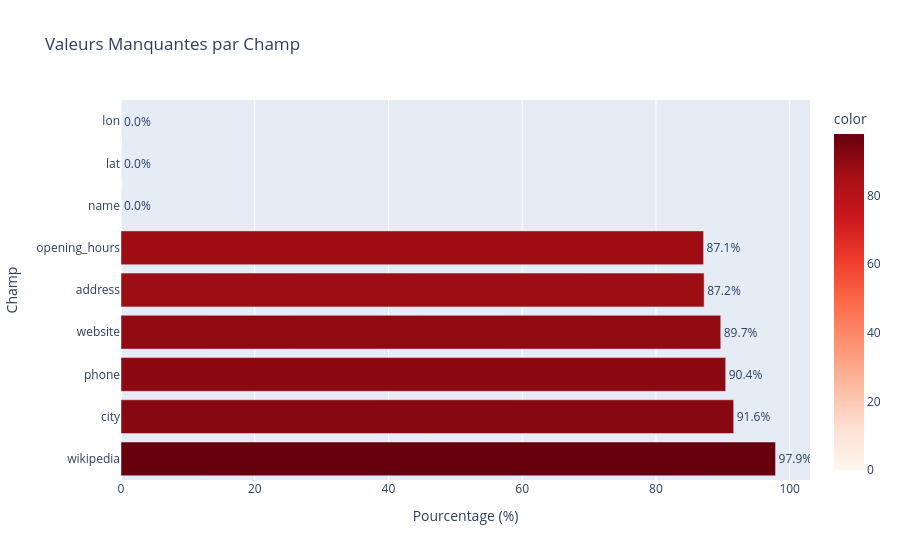

Notebook source saved alongside this figure:
### Code cell
# ===== 2. MISSING VALUES =====

fields = ['name','lat','lon','address','city','phone','website','opening_hours','wikipedia']
missing_data = {}

for field in fields:
    if field in ['lat','lon']:
        missing_count = df[field].isna().sum()
    else:
        missing_count = (df[field] == '').sum() + df[field].isna().sum()
    missing_percentage = (missing_count / len(df)) * 100
    missing_data[field] = {'count': missing_count, 'percentage': missing_percentage}

fields_sorted = sorted(missing_data.keys(), key=lambda x: missing_data[x]['percentage'], reverse=True)
percentages = [missing_data[f]['percentage'] for f in fields_sorted]

fig_missing = px.bar(
    x=percentages,
    y=fields_sorted,
    orientation='h',
    text=[f"{pct:.1f}%" for pct in percentages],
    color=percentages,
    color_continuous_scale="Reds",
    labels={'x': 'Pourcentage (%)', 'y': 'Champ'},
    title="Valeurs Manquantes par Champ"
)
fig_missing.update_traces(textposition="outside")
fig_missing.show()

### Figure 1 — Plotly figure (JSON) as saved in the notebook; plotly's stock layout.template omitted (floating-point values rounded to 4 significant figures)
{"data": [{"hovertemplate": "Pourcentage (%)=%{x}<br>Champ=%{y}<br>text=%{text}<br>color=%{marker.color}<extra></extra>", "legendgroup": "", "marker": {"color": [97.88, 91.62, 90.43, 89.69, 87.2, 87.13, 0.0, 0.0, 0.0], "coloraxis": "coloraxis", "pattern": {"shape": ""}}, "name": "", "orientation": "h", "showlegend": false, "text": ["97.9%", "91.6%", "90.4%", "89.7%", "87.2%", "87.1%", "0.0%", "0.0%", "0.0%"], "textposition": "outside", "type": "bar", "x": [97.88, 91.62, 90.43, 89.69, 87.2, 87.13, 0.0, 0.0, 0.0], "xaxis": "x", "y": ["wikipedia", "city", "phone", "website", "address", "opening_hours", "name", "lat", "lon"], "yaxis": "y"}], "layout": {"barmode": "relative", "coloraxis": {"colorbar": {"title": {"text": "color"}}, "colorscale": [[0, "rgb(255,245,240)"], [0.125, "rgb(254,224,210)"], [0.25, "rgb(252,187,161)"], [0.375, "rgb(252,146,114)"], [0.5, "rgb(251,106,74)"], [0.625, "rgb(239,59,44)"], [0.75, "rgb(203,24,29)"], [0.875, "rgb(165,15,21)"], [1, "rgb(103,0,13)"]]}, "legend": {"tracegroupgap": 0}, "title": {"text": "Valeurs Manquantes par Champ"}, "xaxis": {"anchor": "y", "domain": [0, 1], "title": {"text": "Pourcentage (%)"}}, "yaxis": {"anchor": "x", "domain": [0, 1], "title": {"text": "Champ"}}}}
